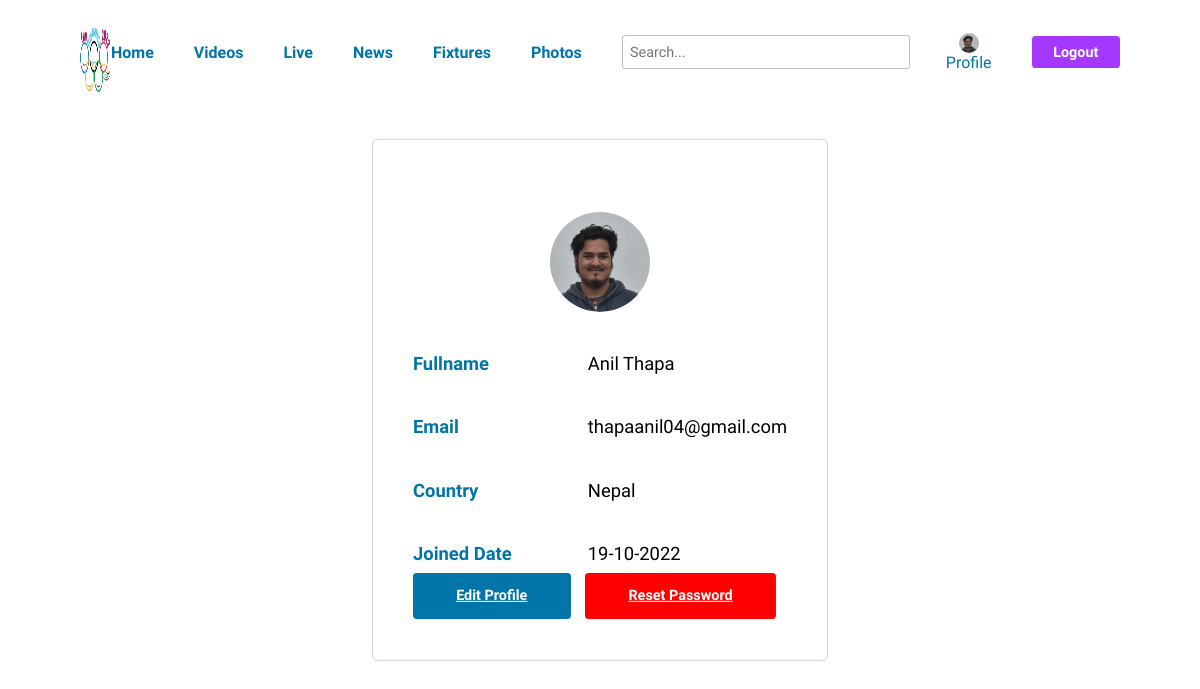
Screenshot of /profile.php (signed in) with the database file from the repository.
### tables this page shows
CREATE TABLE `users` (
  `user_id` int(11) NOT NULL,
  `full_name` varchar(255) NOT NULL,
  `email` varchar(255) NOT NULL,
  `profile_image` varchar(256) NOT NULL,
  `country` varchar(255) NOT NULL,
  `password` varchar(255) NOT NULL,
  `status` varchar(256) NOT NULL,
  `role` varchar(256) NOT NULL,
  `date` varchar(255) NOT NULL
);

### profile.php (the view, shortened to what this page needs)
<!DOCTYPE html>
<html lang="en">
<head>
</head>
<body>
    <?php include('header.php')?>
    <?php
    $email = $_SESSION['email'];
    $user_profile = mysqli_query($connection, "SELECT * FROM users WHERE email = '$email'");
    while($row=mysqli_fetch_assoc($user_profile)){
        $user_id = $row['user_id'];
        $fullname = $row['full_name'];
        $email = $row['email'];
        $country = $row['country'];
        $date = $row['date'];
        $profile_image = $row['profile_image'];
    }
    ?>
    <div class="container">
    <p style="text-align:center">
    <img src="images/<?php echo $profile_image?>" alt="" height=100 width=100 style="border-radius:50%"></p>
        <div class="display-block">
            <p>Fullname</p>
            <p><?php echo $fullname ?></p>
        </div>
        <div class="display-block">
            <p>Email</p>
            <p><?php echo $email ?></p>
        </div>
        <div class="display-block">
            <p>Country</p>
            <p><?php echo $country ?></p>
        </div>
        <div class="display-block">
            <p>Joined Date</p>
            <p><?php echo $date ?></p>
        </div>
            <a href="update-profile.php?user_id=<?php echo $user_id ?>&email=<?php echo $email ?>">Edit Profile</a>
            <a href="profile.php?reset" onClick="javascript: return confirm('Are you sure you want to reset?')">Reset Password</a>
    </div>
</body>
</html>

### header.php (shortened to what this page needs)
<?php include "functions.php" ?>
<!DOCTYPE html>
<html lang="en">
<head>
    <link rel="stylesheet" href="https://cdnjs.cloudflare.com/ajax/libs/font-awesome/6.2.0/css/all.min.css" />
</head>
    <div class="navbar">
        <div class="logo">
            <a href="user-homepage.php"><img src="./images/logo.png" alt=""></a>
        </div>
        <div class="nav-items">
            <div class="nav-link"><a href="user-homepage.php">Home</a></div>
            <div class="nav-link"><a href="videos.php">Videos</a></div>
            <div class="nav-link"><a href="live.php">Live</a></div>
            <div class="nav-link"><a href="news.php">News</a></div>
            <div class="nav-link"><a href="fixtures.php">Fixtures</a></div>
            <div class="nav-link"><a href="photos.php">Photos</a></div>
        </div>
        <div class="end">
        <form action="search.php" method="post">
            <input type="search" name="search" placeholder="Search...">
        </form>
        <?php
    $email = $_SESSION['email'];
    $user_profile = mysqli_query($connection, "SELECT * FROM users WHERE email = '$email'");
    while($row=mysqli_fetch_assoc($user_profile)){
        $profile_image = $row['profile_image'];
    }
    ?>
        <a href="profile.php">
            <img src="images/<?php echo $profile_image ?>" alt="" height=20 width=20 style="border-radius:50%">
            Profile
        </a>
        <form action="logout.php">
            <button type="submit">Logout</button>
        </form>
        </div>
    </div>

### profile.php (style rules this page uses)
* { font-family: 'Lexend', sans-serif; }
.container { width: auto; padding: 3.5em 2.5em; position: absolute; left: 50%; top: 50%; transform: translate(-50%, -50%); border: .1em solid rgba(128, 128, 128, 0.35); border-radius: .35em; }
.display-block { width: auto; display: flex; justify-content: flex-start; }
.display-block p { font-size: 1.15em; margin: 1.15em 0; }
.display-block p:first-of-type { width: 9.5em; color:#0175a7; font-weight: bolder; }
.container a { width: auto; height: auto; padding: 1em 3em; border: none; border-radius: .25em; color: white; font-size: .9em; font-weight: bolder; cursor: pointer; }
.container a:first-of-type { background-color: #0175a7; margin-right: .75em; }
.container a:last-of-type { background-color: red; }

### header.php (style rules this page uses)
* { font-family: 'Lexend', sans-serif; }
body { margin: 0; padding: 0; }
.navbar { width: 100%; height: auto; box-sizing: border-box; display: flex; align-items: center ; padding: .75em 5em; justify-content: space-around; }
.logo { width: 7.5em; height: 5em; }
.logo img { width: 100%; height: 100%; }
.nav-items { display: flex; justify-content: center; width: 50%; }
.nav-link { margin: 0 2.5em 0 0; font-weight: bolder; }
.nav-link a { color: #0175a7; text-decoration: none; }
.end { display: flex; justify-content: center; align-items: center; }
input { font-size: .9em; width: 20em; border: .1em solid rgba(128, 128, 128, 0.5); border-radius: .25em; outline: none; padding: .5em; margin-right: 2.5em; }
.end a { margin-right: 2.5em; display: flex; text-decoration: none; color: #0175a7; flex-direction: column; align-items: center; justify-content: center; }
button { background-color: #A438FF; color: white; font-weight: bold; border: none; border-radius: .25em; padding: .5em 1.5em; font-size: .9em; cursor: pointer; }

### rows the page displays
users: profile_image (picture), full_name "Anil Thapa", email "thapaanil04@gmail.com", country "Nepal", date "19-10-2022"
